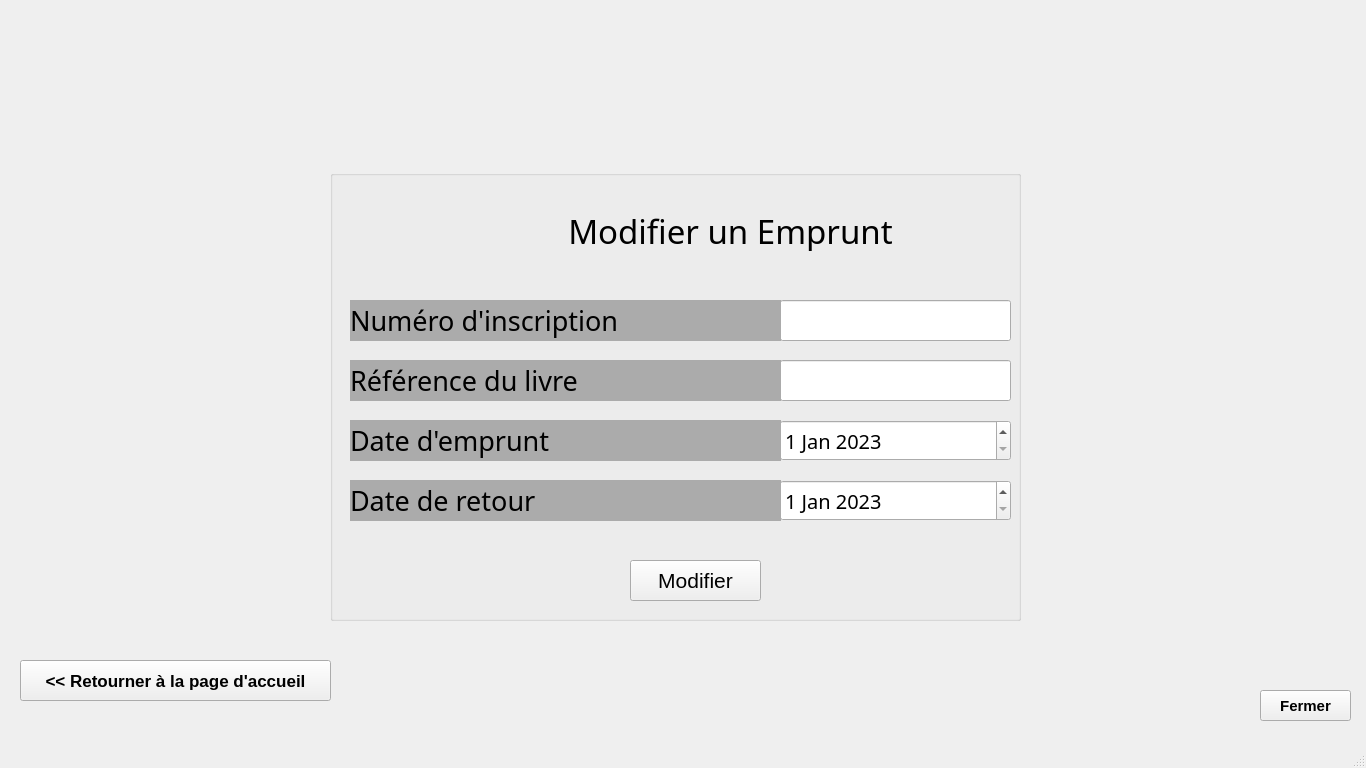
<?xml version="1.0" encoding="UTF-8"?>
<ui version="4.0">
 <class>MainWindow</class>
 <widget class="QMainWindow" name="MainWindow">
  <property name="geometry">
   <rect>
    <x>0</x>
    <y>0</y>
    <width>1366</width>
    <height>768</height>
   </rect>
  </property>
  <property name="windowTitle">
   <string>ModifierEmprunt</string>
  </property>
  <widget class="QWidget" name="centralwidget">
   <widget class="QPushButton" name="img2_2">
    <property name="geometry">
     <rect>
      <x>140</x>
      <y>600</y>
      <width>61</width>
      <height>61</height>
     </rect>
    </property>
    <property name="cursor">
     <cursorShape>PointingHandCursor</cursorShape>
    </property>
    <property name="text">
     <string/>
    </property>
    <property name="icon">
     <iconset>
      <normaloff>Ressources/img/home.png</normaloff>Ressources/img/home.png</iconset>
    </property>
    <property name="iconSize">
     <size>
      <width>95</width>
      <height>45</height>
     </size>
    </property>
    <property name="flat">
     <bool>true</bool>
    </property>
   </widget>
   <widget class="QPushButton" name="pushButton_2">
    <property name="geometry">
     <rect>
      <x>0</x>
      <y>0</y>
      <width>91</width>
      <height>81</height>
     </rect>
    </property>
    <property name="text">
     <string/>
    </property>
    <property name="icon">
     <iconset>
      <normaloff>Ressources/img/isimm.png</normaloff>Ressources/img/isimm.png</iconset>
    </property>
    <property name="iconSize">
     <size>
      <width>84</width>
      <height>72</height>
     </size>
    </property>
    <property name="flat">
     <bool>true</bool>
    </property>
   </widget>
   <widget class="QPushButton" name="img2">
    <property name="geometry">
     <rect>
      <x>1100</x>
      <y>350</y>
      <width>261</width>
      <height>301</height>
     </rect>
    </property>
    <property name="text">
     <string/>
    </property>
    <property name="icon">
     <iconset>
      <normaloff>Ressources/img/Readstud.png</normaloff>Ressources/img/Readstud.png</iconset>
    </property>
    <property name="iconSize">
     <size>
      <width>229</width>
      <height>391</height>
     </size>
    </property>
    <property name="flat">
     <bool>true</bool>
    </property>
   </widget>
   <widget class="QPushButton" name="Return">
    <property name="geometry">
     <rect>
      <x>20</x>
      <y>660</y>
      <width>311</width>
      <height>41</height>
     </rect>
    </property>
    <property name="font">
     <font>
      <family>MS Sans Serif</family>
      <pointsize>13</pointsize>
      <bold>true</bold>
     </font>
    </property>
    <property name="text">
     <string>&lt;&lt; Retourner à la page d'accueil</string>
    </property>
   </widget>
   <widget class="QLabel" name="label_2">
    <property name="geometry">
     <rect>
      <x>0</x>
      <y>0</y>
      <width>1366</width>
      <height>768</height>
     </rect>
    </property>
    <property name="text">
     <string/>
    </property>
    <property name="pixmap">
     <pixmap>Ressources/img/Background.jpg</pixmap>
    </property>
    <property name="scaledContents">
     <bool>true</bool>
    </property>
   </widget>
   <widget class="QPushButton" name="pushButton_3">
    <property name="geometry">
     <rect>
      <x>380</x>
      <y>10</y>
      <width>631</width>
      <height>91</height>
     </rect>
    </property>
    <property name="text">
     <string/>
    </property>
    <property name="icon">
     <iconset>
      <normaloff>Ressources/img/entete.png</normaloff>Ressources/img/entete.png</iconset>
    </property>
    <property name="iconSize">
     <size>
      <width>571</width>
      <height>509</height>
     </size>
    </property>
    <property name="flat">
     <bool>true</bool>
    </property>
   </widget>
   <widget class="QGroupBox" name="groupBox">
    <property name="geometry">
     <rect>
      <x>330</x>
      <y>170</y>
      <width>691</width>
      <height>451</height>
     </rect>
    </property>
    <property name="title">
     <string/>
    </property>
    <property name="flat">
     <bool>true</bool>
    </property>
    <widget class="QDateEdit" name="EdDateEmprunt">
     <property name="geometry">
      <rect>
       <x>450</x>
       <y>250</y>
       <width>231</width>
       <height>41</height>
      </rect>
     </property>
     <property name="font">
      <font>
       <family>Century Gothic</family>
       <pointsize>15</pointsize>
      </font>
     </property>
     <property name="maximumDate">
      <date>
       <year>2099</year>
       <month>12</month>
       <day>31</day>
      </date>
     </property>
     <property name="minimumDate">
      <date>
       <year>2002</year>
       <month>9</month>
       <day>14</day>
      </date>
     </property>
     <property name="date">
      <date>
       <year>2023</year>
       <month>1</month>
       <day>1</day>
      </date>
     </property>
    </widget>
    <widget class="QDateEdit" name="EdDateRetour">
     <property name="geometry">
      <rect>
       <x>450</x>
       <y>310</y>
       <width>231</width>
       <height>41</height>
      </rect>
     </property>
     <property name="font">
      <font>
       <family>Century Gothic</family>
       <pointsize>15</pointsize>
      </font>
     </property>
     <property name="maximumDate">
      <date>
       <year>2099</year>
       <month>12</month>
       <day>31</day>
      </date>
     </property>
     <property name="minimumDate">
      <date>
       <year>2002</year>
       <month>9</month>
       <day>14</day>
      </date>
     </property>
     <property name="date">
      <date>
       <year>2023</year>
       <month>1</month>
       <day>1</day>
      </date>
     </property>
    </widget>
    <widget class="QLabel" name="LbDateEmprunt">
     <property name="geometry">
      <rect>
       <x>20</x>
       <y>250</y>
       <width>431</width>
       <height>41</height>
      </rect>
     </property>
     <property name="font">
      <font>
       <family>Century Gothic</family>
       <pointsize>20</pointsize>
      </font>
     </property>
     <property name="styleSheet">
      <string notr="true">background-color: rgb(171,171,171);</string>
     </property>
     <property name="text">
      <string>Date d'emprunt</string>
     </property>
    </widget>
    <widget class="QLabel" name="LbDateRetour">
     <property name="geometry">
      <rect>
       <x>20</x>
       <y>310</y>
       <width>431</width>
       <height>41</height>
      </rect>
     </property>
     <property name="font">
      <font>
       <family>Century Gothic</family>
       <pointsize>20</pointsize>
      </font>
     </property>
     <property name="styleSheet">
      <string notr="true">background-color: rgb(171,171,171);</string>
     </property>
     <property name="text">
      <string>Date de retour</string>
     </property>
    </widget>
    <widget class="QLabel" name="LbRef">
     <property name="geometry">
      <rect>
       <x>20</x>
       <y>190</y>
       <width>431</width>
       <height>41</height>
      </rect>
     </property>
     <property name="font">
      <font>
       <family>Century Gothic</family>
       <pointsize>20</pointsize>
      </font>
     </property>
     <property name="styleSheet">
      <string notr="true">background-color: rgb(171,171,171);</string>
     </property>
     <property name="text">
      <string>Référence du livre</string>
     </property>
    </widget>
    <widget class="QLabel" name="LbNumInscrip">
     <property name="geometry">
      <rect>
       <x>20</x>
       <y>130</y>
       <width>431</width>
       <height>41</height>
      </rect>
     </property>
     <property name="font">
      <font>
       <family>Century Gothic</family>
       <pointsize>20</pointsize>
      </font>
     </property>
     <property name="styleSheet">
      <string notr="true">background-color: rgb(171,171,171);</string>
     </property>
     <property name="text">
      <string>Numéro d'inscription</string>
     </property>
    </widget>
    <widget class="QLineEdit" name="EdRef">
     <property name="geometry">
      <rect>
       <x>450</x>
       <y>190</y>
       <width>231</width>
       <height>41</height>
      </rect>
     </property>
     <property name="font">
      <font>
       <family>Century Gothic</family>
       <pointsize>15</pointsize>
      </font>
     </property>
     <property name="text">
      <string/>
     </property>
     <property name="clearButtonEnabled">
      <bool>true</bool>
     </property>
    </widget>
    <widget class="QLineEdit" name="EdNumInscrip">
     <property name="geometry">
      <rect>
       <x>450</x>
       <y>130</y>
       <width>231</width>
       <height>41</height>
      </rect>
     </property>
     <property name="font">
      <font>
       <family>Century Gothic</family>
       <pointsize>15</pointsize>
      </font>
     </property>
     <property name="text">
      <string/>
     </property>
     <property name="clearButtonEnabled">
      <bool>true</bool>
     </property>
    </widget>
    <widget class="QPushButton" name="Modifier">
     <property name="geometry">
      <rect>
       <x>300</x>
       <y>390</y>
       <width>131</width>
       <height>41</height>
      </rect>
     </property>
     <property name="font">
      <font>
       <pointsize>16</pointsize>
      </font>
     </property>
     <property name="cursor">
      <cursorShape>PointingHandCursor</cursorShape>
     </property>
     <property name="text">
      <string>Modifier</string>
     </property>
    </widget>
    <widget class="QLabel" name="label_3">
     <property name="geometry">
      <rect>
       <x>140</x>
       <y>20</y>
       <width>101</width>
       <height>91</height>
      </rect>
     </property>
     <property name="text">
      <string/>
     </property>
     <property name="pixmap">
      <pixmap>Ressources/img/etud5.png</pixmap>
     </property>
     <property name="scaledContents">
      <bool>true</bool>
     </property>
    </widget>
    <widget class="QLabel" name="Titre_2">
     <property name="geometry">
      <rect>
       <x>190</x>
       <y>40</y>
       <width>421</width>
       <height>41</height>
      </rect>
     </property>
     <property name="font">
      <font>
       <family>Calisto MT</family>
       <pointsize>25</pointsize>
      </font>
     </property>
     <property name="text">
      <string>Modifier un Emprunt</string>
     </property>
     <property name="alignment">
      <set>Qt::AlignCenter</set>
     </property>
    </widget>
    <widget class="QLabel" name="ErrNumInscrip">
     <property name="geometry">
      <rect>
       <x>20</x>
       <y>170</y>
       <width>661</width>
       <height>20</height>
      </rect>
     </property>
     <property name="font">
      <font>
       <family>Courier New</family>
       <pointsize>12</pointsize>
       <bold>false</bold>
      </font>
     </property>
     <property name="styleSheet">
      <string notr="true">color:rgb(255,0,0);</string>
     </property>
     <property name="text">
      <string/>
     </property>
     <property name="alignment">
      <set>Qt::AlignRight|Qt::AlignTrailing|Qt::AlignVCenter</set>
     </property>
    </widget>
    <widget class="QLabel" name="ErrRef">
     <property name="geometry">
      <rect>
       <x>20</x>
       <y>230</y>
       <width>661</width>
       <height>20</height>
      </rect>
     </property>
     <property name="font">
      <font>
       <family>Courier New</family>
       <pointsize>12</pointsize>
       <bold>false</bold>
      </font>
     </property>
     <property name="styleSheet">
      <string notr="true">color:rgb(255,0,0);</string>
     </property>
     <property name="text">
      <string/>
     </property>
     <property name="alignment">
      <set>Qt::AlignRight|Qt::AlignTrailing|Qt::AlignVCenter</set>
     </property>
    </widget>
    <widget class="QLabel" name="ErrDate">
     <property name="geometry">
      <rect>
       <x>20</x>
       <y>350</y>
       <width>661</width>
       <height>20</height>
      </rect>
     </property>
     <property name="font">
      <font>
       <family>Courier New</family>
       <pointsize>12</pointsize>
       <bold>false</bold>
      </font>
     </property>
     <property name="styleSheet">
      <string notr="true">color:rgb(255,0,0);</string>
     </property>
     <property name="text">
      <string/>
     </property>
     <property name="alignment">
      <set>Qt::AlignRight|Qt::AlignTrailing|Qt::AlignVCenter</set>
     </property>
    </widget>
   </widget>
   <widget class="QPushButton" name="Fermer">
    <property name="geometry">
     <rect>
      <x>1260</x>
      <y>690</y>
      <width>91</width>
      <height>31</height>
     </rect>
    </property>
    <property name="font">
     <font>
      <pointsize>11</pointsize>
      <bold>true</bold>
     </font>
    </property>
    <property name="cursor">
     <cursorShape>PointingHandCursor</cursorShape>
    </property>
    <property name="text">
     <string>Fermer</string>
    </property>
    <property name="icon">
     <iconset>
      <normaloff>Ressources/img/Supprimer.png</normaloff>Ressources/img/Supprimer.png</iconset>
    </property>
    <property name="iconSize">
     <size>
      <width>29</width>
      <height>56</height>
     </size>
    </property>
   </widget>
   <zorder>label_2</zorder>
   <zorder>img2_2</zorder>
   <zorder>pushButton_2</zorder>
   <zorder>img2</zorder>
   <zorder>Return</zorder>
   <zorder>pushButton_3</zorder>
   <zorder>groupBox</zorder>
   <zorder>Fermer</zorder>
  </widget>
  <widget class="QMenuBar" name="menubar">
   <property name="geometry">
    <rect>
     <x>0</x>
     <y>0</y>
     <width>1366</width>
     <height>22</height>
    </rect>
   </property>
  </widget>
  <widget class="QStatusBar" name="statusbar"/>
 </widget>
 <tabstops>
  <tabstop>EdNumInscrip</tabstop>
  <tabstop>EdRef</tabstop>
  <tabstop>EdDateEmprunt</tabstop>
  <tabstop>EdDateRetour</tabstop>
  <tabstop>Modifier</tabstop>
  <tabstop>Return</tabstop>
  <tabstop>Fermer</tabstop>
  <tabstop>pushButton_2</tabstop>
  <tabstop>img2_2</tabstop>
  <tabstop>pushButton_3</tabstop>
  <tabstop>img2</tabstop>
 </tabstops>
 <resources/>
 <connections/>
</ui>
